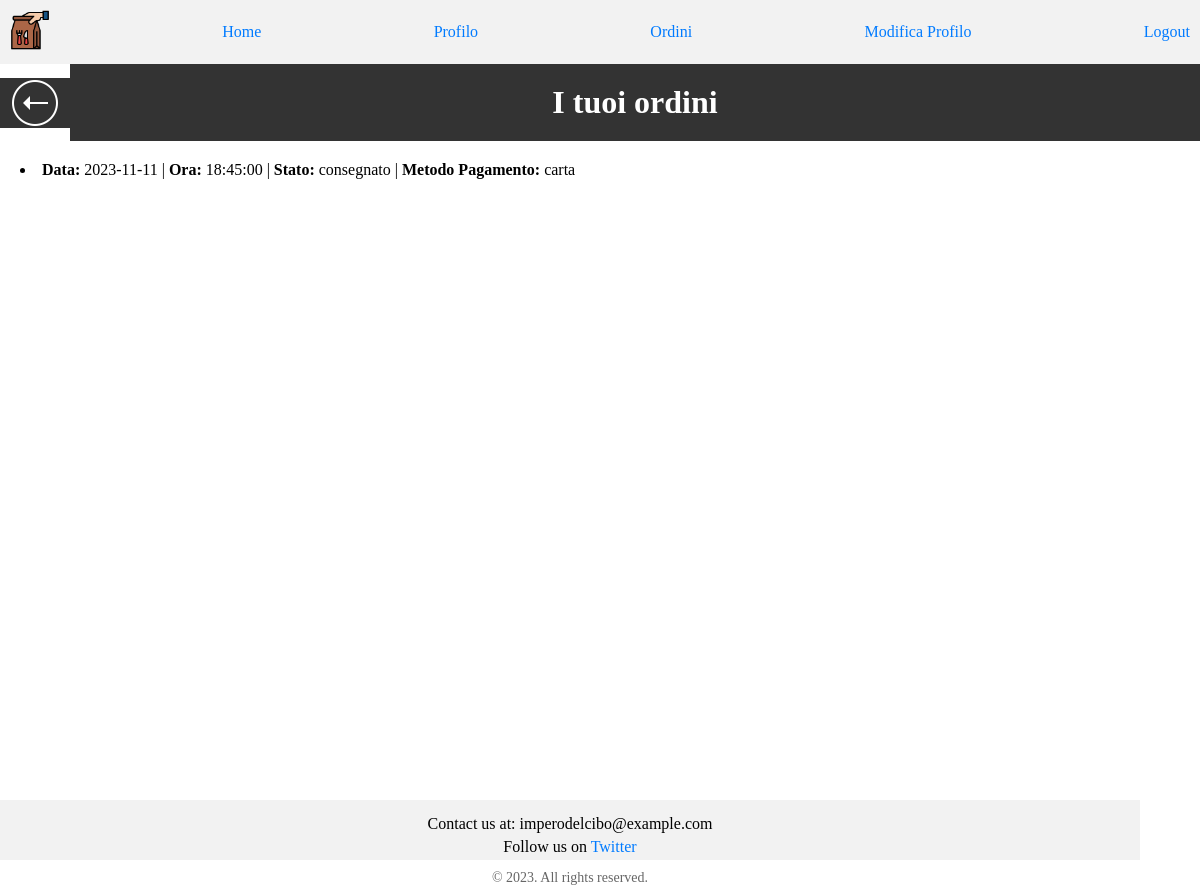
Screenshot of /applicativo/frontend/ordini_acquirente.php (signed in) with the database file from the repository.
### tables this page shows
CREATE TABLE `ordine` (
  `data` date NOT NULL,
  `ora` time NOT NULL,
  `stato` enum('in preparazione','preso in carico','in consegna','consegnato') NOT NULL,
  `metodopagamento` enum('contanti','carta') NOT NULL,
  `mailacq` varchar(40) NOT NULL
);

### applicativo/frontend/ordini_acquirente.php (the view, shortened to what this page needs)
<!DOCTYPE html>
<html lang="en">
<head>
    <link rel="stylesheet" type="text/css" href="../css/stile.css">
</head>
<body>
    <?php include("../common/navbar_acquirente.php"); ?>
    <div class="titolo">
         <a href="acquirente.php" class="indietro"><img src="../immagini/back.png" alt="Freccia indietro" class="freccia"></a>
        <h1>I tuoi ordini</h1>
    </div>
<section class="page-content">
<?php
include("../common/connessione.php");
if (isset($_SESSION['utente'])) {
    $mail = $_SESSION['utente'];
$stmt = $conn->prepare( "SELECT data,ora,stato,metodopagamento FROM ordine WHERE mailacq     = ?  ORDER BY data DESC,ora DESC");
    $stmt->bind_param("s", $mail);
    $stmt->execute();
    $result = $stmt->get_result();
 if ($result && $result->num_rows > 0) {
    while ($row = $result->fetch_assoc()) {
        $data = $row["data"];
        $ora = $row["ora"];
        $stato = $row["stato"];
        $metodopagamento = $row["metodopagamento"];
        echo "<li><b>Data:</b> $data | <b>Ora:</b> $ora | <b>Stato:</b> $stato | <b>Metodo Pagamento:</b> $metodopagamento</li>";
        }
        } else {
            echo "Attualmente non è stato effettuato alcun ordine";
        }
}
?>
</section>
</body>
</html>

### applicativo/css/stile.css (style rules this page uses)
body { padding: 0; margin: 0; padding-bottom: 60px; min-height: 100vh; position: relative; flex-direction: column; }
h1 { flex-grow: 1; background-color: #333; color: #fff; padding: 20px; text-align: center; margin: 0; }
a { color: #007bff; text-decoration: none; }
footer { background-color: #f2f2f2; padding: 10px; text-align: center; box-sizing: border-box; width: 95%; height: 60px; position: absolute; bottom: 0; }
.footer-content { margin-bottom: 10px; }
.footer-content p { margin: 5px 0; }
.footer-content a { text-decoration: none; color: #007bff; }
.copyright { font-size: 14px; color: #666; }
.page-content { padding: 20px; width: 100%; box-sizing: border-box; }
.titolo { display: flex; align-items: center; }
.indietro { background-color: #333; display: flex; align-items: center; }
.freccia { background-color: #333; width: 50px; margin: 0; padding: 0; height: auto; margin-right: 10px; margin-left: 10px; }

### rows the page displays
ordine: data "2023-11-11", ora "18:45:00", stato "consegnato", metodopagamento "carta"
